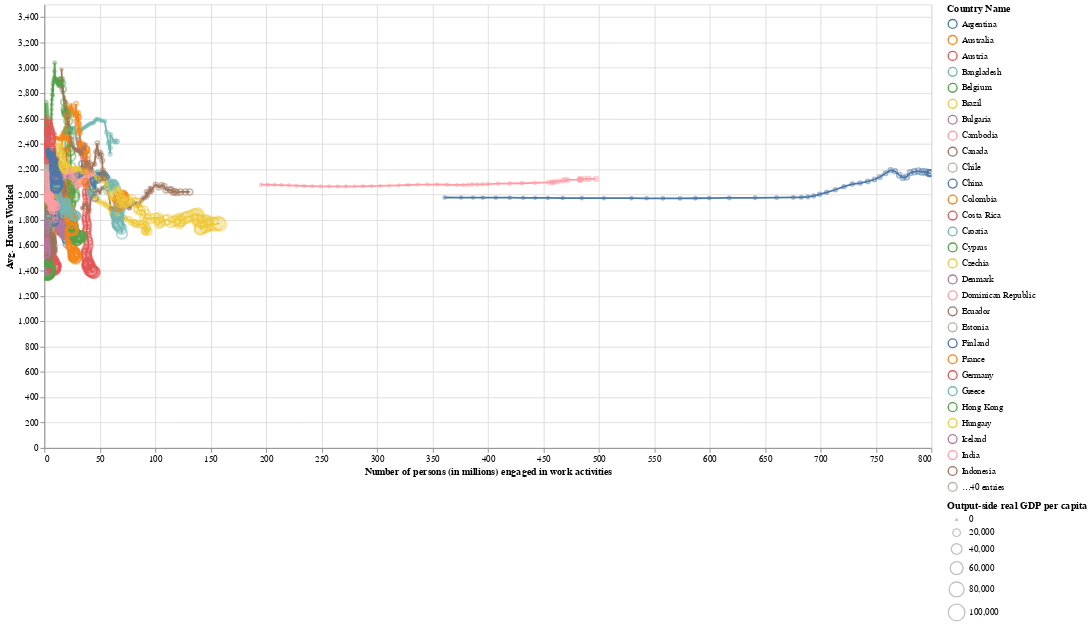

Source (notebook cell):
### Markdown cell above
# Chart 2
## Exploring the Relationship Between Workforce Size and Average Hours Worked Across Countries

### Code cell
# Find the trend of PersonsEngaged VS Avg. Hours Worked
dropdown = alt.binding_select(options=data['CountryName'].unique(), name="Select a region : ")

# Create a new selection that uses my dynamic query widget
selection = alt.selection_point( fields=["CountryName"], bind=dropdown)

# Let's specify our chart
main = alt.Chart(data).mark_line().encode(
    alt.X('PersonsEngaged').title('Number of persons (in millions) engaged in work activities'),
    alt.Y('AvgHoursWorked').title('Avg. Hours Worked'),
    order='Year',
    color=alt.Color('CountryName', legend=alt.Legend(title="Country Name")).scale(domain=selection),
    tooltip=[
    {"field": "CountryName", "title": "Country Name"},
    {"field": "Year", "title": "Year"},
    {"field": "rgdpoPerCap", "title": "GDP per Capita"},
    {"field": "AvgHoursWorked", "title": "Average Hours Worked"}
],
    opacity=alt.condition(selection,alt.value(1),alt.value(.01))
).add_params(selection).properties(height=500,width=1000).interactive()

reference =  alt.Chart(data).mark_point().encode(
    alt.X('PersonsEngaged').title('Number of persons (in millions) engaged in work activities'),
    alt.Y('AvgHoursWorked').title('Avg. Hours Worked'),
    color=alt.Color('CountryName', legend=alt.Legend(title="Country Name")).scale(domain=selection),
    size=alt.Size("rgdpoPerCap",legend=alt.Legend(title="Output-side real GDP per capita")),    
    tooltip=[
    {"field": "CountryName", "title": "Country Name"},
    {"field": "Year", "title": "Year"},
    {"field": "rgdpoPerCap", "title": "GDP per Capita"},
    {"field": "AvgHoursWorked", "title": "Average Hours Worked"}
],
    opacity=alt.condition(selection,alt.value(.5),alt.value(.02))
).add_params(selection).properties(height=500,width=1000).interactive()

main +  reference

### Figure 1 — Vega-Lite specification as saved in the notebook (floating-point values rounded to 4 significant figures; data arrays with more than 128 entries replaced by an {"elided": "..."} marker saying what was removed)
{"config": {"view": {"continuousWidth": 300, "continuousHeight": 300}}, "layer": [{"mark": {"type": "line"}, "encoding": {"color": {"field": "CountryName", "legend": {"title": "Country Name"}, "scale": {"domain": {"param": "param_4"}}, "type": "nominal"}, "opacity": {"condition": {"param": "param_4", "value": 1}, "value": 0.01}, "order": {"field": "Year", "type": "quantitative"}, "tooltip": [{"field": "CountryName", "title": "Country Name"}, {"field": "Year", "title": "Year"}, {"field": "rgdpoPerCap", "title": "GDP per Capita"}, {"field": "AvgHoursWorked", "title": "Average Hours Worked"}], "x": {"field": "PersonsEngaged", "title": "Number of persons (in millions) engaged in work activities", "type": "quantitative"}, "y": {"field": "AvgHoursWorked", "title": "Avg. Hours Worked", "type": "quantitative"}}, "name": "view_3"}, {"mark": {"type": "point"}, "encoding": {"color": {"field": "CountryName", "legend": {"title": "Country Name"}, "scale": {"domain": {"param": "param_4"}}, "type": "nominal"}, "opacity": {"condition": {"param": "param_4", "value": 0.5}, "value": 0.02}, "size": {"field": "rgdpoPerCap", "legend": {"title": "Output-side real GDP per capita"}, "type": "quantitative"}, "tooltip": [{"field": "CountryName", "title": "Country Name"}, {"field": "Year", "title": "Year"}, {"field": "rgdpoPerCap", "title": "GDP per Capita"}, {"field": "AvgHoursWorked", "title": "Average Hours Worked"}], "x": {"field": "PersonsEngaged", "title": "Number of persons (in millions) engaged in work activities", "type": "quantitative"}, "y": {"field": "AvgHoursWorked", "title": "Avg. Hours Worked", "type": "quantitative"}}, "name": "view_4"}], "data": {"name": "data-62a7f26882fb1599756725fdc965ab2c"}, "height": 500, "params": [{"name": "param_4", "select": {"type": "point", "fields": ["CountryName"]}, "bind": {"input": "select", "options": ["Argentina", "Australia", "Austria", "Belgium", "Bangladesh", "Bulgaria", "Brazil", "Canada", "Switzerland", "Chile", "China", "Colombia", "Costa Rica", "Cyprus", "Czechia", "Germany", "Denmark", "Dominican Republic", "Ecuador", "Spain", "Estonia", "Finland", "France", "United Kingdom", "Greece", "Hong Kong", "Croatia", "Hungary", "Indonesia", "India", "Ireland", "Iceland", "Israel", "Italy", "Jamaica", "Japan", "Cambodia", "Korea, Republic of", "Sri Lanka", "Lithuania", "Luxembourg", "Latvia", "Mexico", "Malta", "Myanmar", "Malaysia", "Netherlands", "Norway", "New Zealand", "Pakistan", "Peru", "Philippines", "Poland", "Portugal", "Romania", "Russia Federation", "Singapore", "Slovakia", "Slovenia", "Sweden", "Thailand", "Trinidad and Tobago", "Turkey", "Taiwan, Province of China", "Uruguay", "United States", "Venezuela", "Vietnam", "South Africa"], "name": "Select a region : "}, "views": ["view_3"]}, {"name": "param_5", "select": {"type": "interval", "encodings": ["x", "y"]}, "bind": "scales", "views": ["view_3"]}, {"name": "param_6", "select": {"type": "interval", "encodings": ["x", "y"]}, "bind": "scales", "views": ["view_4"]}], "width": 1000, "$schema": "https://vega.github.io/schema/vega-lite/v5.14.1.json", "datasets": {"data-62a7f26882fb1599756725fdc965ab2c": {"elided": "3492 records"}}}
